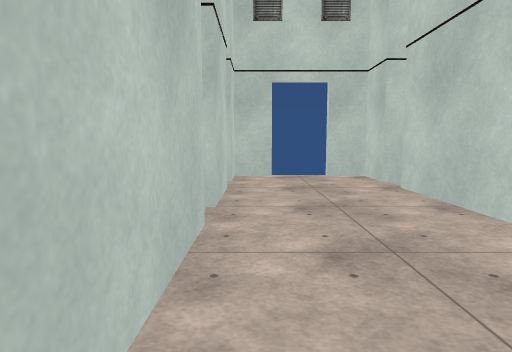
[1] (above)

12 first-person views from a walk through a scene from a Unity 3-D project. The camera is 1.2 m above the floor, tilts 6° down and sees 75° across. Doors are open. The floor is counted in squares, 1 m on a side. Each view is taken from the middle of a square. On the plan, view 1 faces up. The plan holds only what a view shows up to about 14 squares ahead; the rest is blank. The place goes on beyond the plan. Some animated figures are left out. Some surface patterns are stand-ins.

[2]
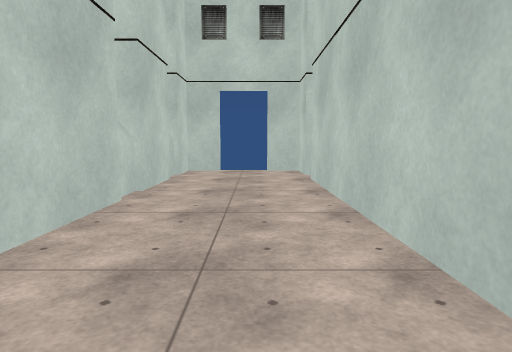

[3]
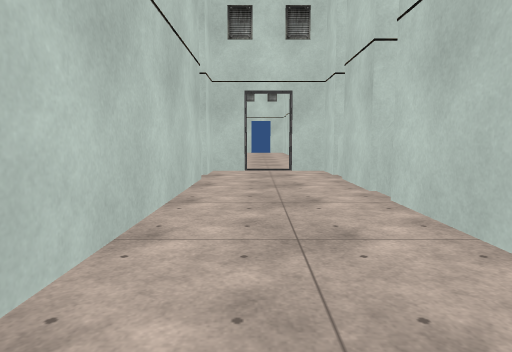

[4]
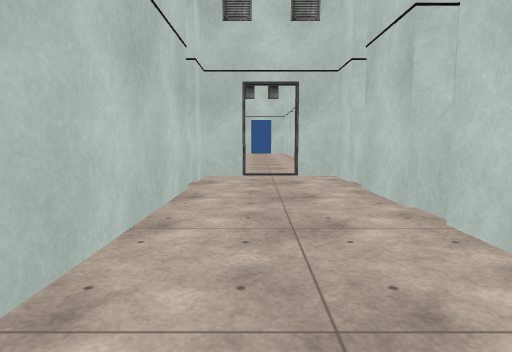

[5]
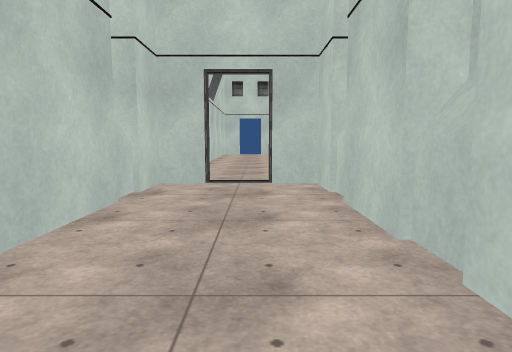

[6]
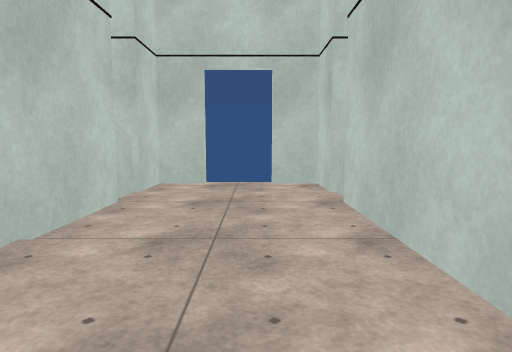

[7]
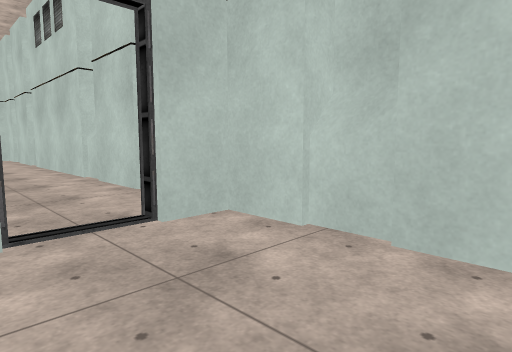

[8]
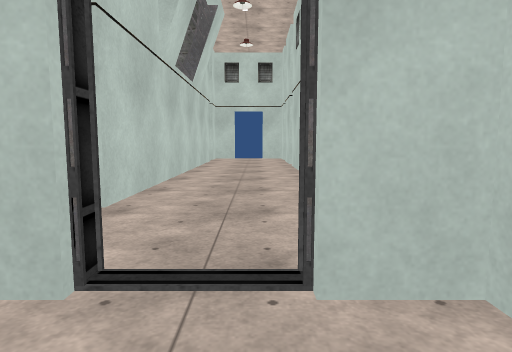

[9]
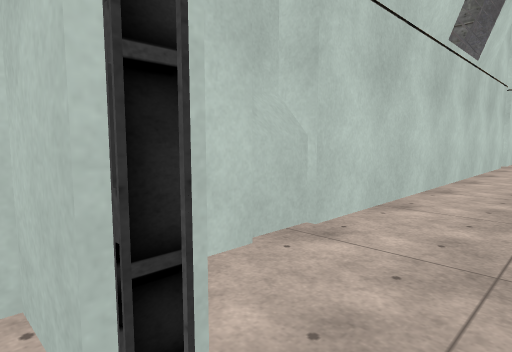

[10]
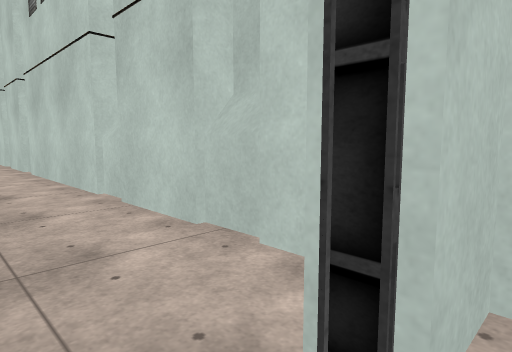

[11]
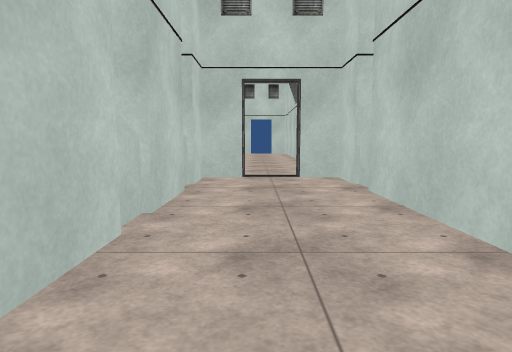

[12]
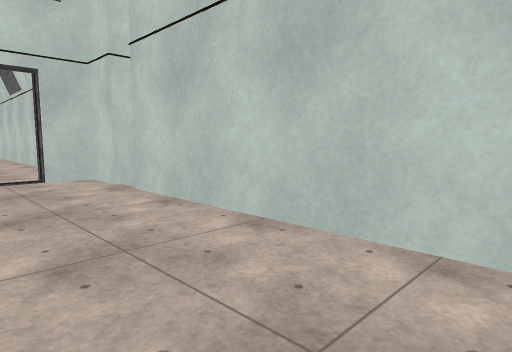

### Floor plan
Points are (right, up) in squares from view 1. A wall is a line through its corners. A room is listed if a view was taken in it or the views show most of it. See-through windows are left out.
Room 1 (views 1, 2, 3, 4, 5, 6, 7, 8, 9, 10)
walls: (-0.7, 4.8) (-0.7, -1.7); (-0.9, -1.9) (-0.9, -3); (-0.9, 6) (-0.9, 5.1); (-1.1, -2.1) (-1.1, -3); (-0.7, -3) (-0.7, -5.6); (-0.7, 8.6) (-0.7, 5); (3.9, 8.9) (3.9, 9.9); (-0.9, -5.5) (-0.9, -6.9); (-1.1, -5.6) (-1.1, -6.8); (4.1, 9.3) (4.1, 9.8); (3.7, -5.6) (3.7, 8.6); (-1.1, 9.8) (-1.1, 9.4); (-0.9, 9.9) (-0.9, 9); (3.7, 9.8) (3.7, 11.4) (2.4, 11.4); (-0.7, -6.8) (-0.7, -8.4) (0.6, -8.4); (4.1, -6.8) (4.1, -6.4); (3.9, -6.9) (3.9, -6); (0.6, 11.4) (-0.7, 11.4) (-0.7, 8.9); (2.4, -8.4) (3.7, -8.4) (3.7, -5.9)
ways out: open door at (2, -9) to room 2
Room 2 (views 11, 12)
walls: (-0.7, -15.8) (-0.7, -20.5); (-0.9, -14.5) (-0.9, -15.9); (-1.1, -15.4) (-1.1, -15.8); (-1.1, -14.5) (-1.1, -15); (-0.7, -12) (-0.7, -15.5); (3.9, -12) (3.9, -10.6); (4.1, -12) (4.1, -10.7); (-1.1, -11) (-1.1, -12); (-0.9, -10.7) (-0.9, -12); (0.6, -9.1) (-0.7, -9.1) (-0.7, -11.2); (3.7, -20.5) (3.7, -9.1) (2.4, -9.1)
ways out: open door at (2, -9) to room 1

Where each view was taken, in squares from view 1:
view 1: 0 up, 0 right, facing up
view 2: 2 down, 2 right, facing up
view 3: 5 up, 2 right, facing down
view 4: 3 up, 2 right, facing down
view 5: 1 up, 1 right, facing down
view 6: 2 up, 2 right, facing up
view 7: 4 down, 3 right, facing down-left
view 8: 6 down, 1 right, facing down
view 9: 8 down, 1 right, facing down-right
view 10: 8 down, 2 right, facing down-left
view 11: 20 down, 1 right, facing up
view 12: 20 down, 0 right, facing up-right
